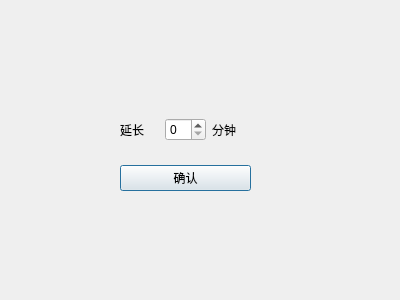
<?xml version="1.0" encoding="UTF-8"?>
<ui version="4.0">
 <class>lengthen</class>
 <widget class="QDialog" name="lengthen">
  <property name="geometry">
   <rect>
    <x>0</x>
    <y>0</y>
    <width>400</width>
    <height>300</height>
   </rect>
  </property>
  <property name="windowTitle">
   <string>Dialog</string>
  </property>
  <widget class="QWidget" name="">
   <property name="geometry">
    <rect>
     <x>120</x>
     <y>100</y>
     <width>131</width>
     <height>91</height>
    </rect>
   </property>
   <layout class="QVBoxLayout" name="verticalLayout">
    <item>
     <layout class="QHBoxLayout" name="horizontalLayout">
      <item>
       <widget class="QLabel" name="label">
        <property name="text">
         <string>延长</string>
        </property>
       </widget>
      </item>
      <item>
       <widget class="QSpinBox" name="spinBox"/>
      </item>
      <item>
       <widget class="QLabel" name="label_2">
        <property name="text">
         <string>分钟</string>
        </property>
       </widget>
      </item>
     </layout>
    </item>
    <item>
     <widget class="QPushButton" name="pushButton">
      <property name="text">
       <string>确认</string>
      </property>
     </widget>
    </item>
   </layout>
  </widget>
 </widget>
 <resources/>
 <connections/>
</ui>
